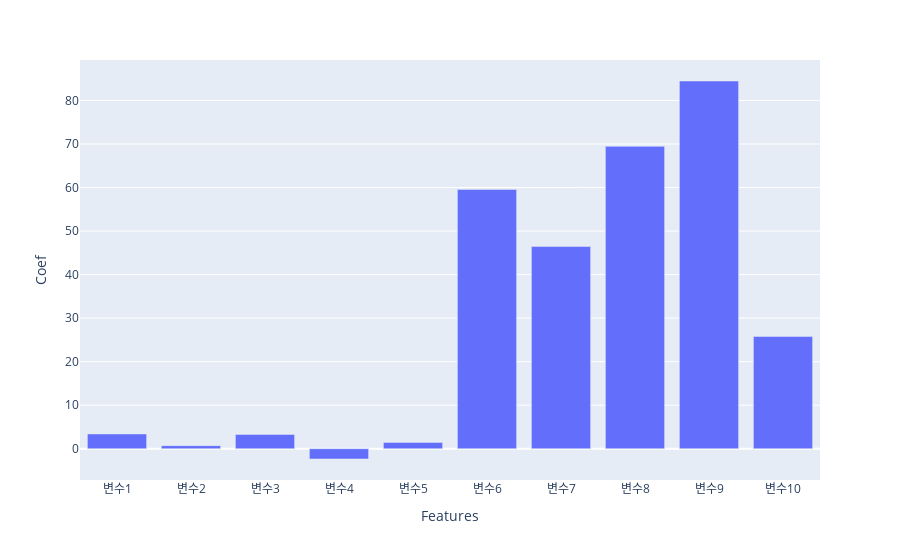

Notebook source saved alongside this figure:
### Code cell
px.bar(ridge_df, x='Features', y='Coef')

### Figure 1 — Plotly figure (JSON) as saved in the notebook; plotly's stock layout.template omitted (floating-point values rounded to 4 significant figures)
{"data": [{"alignmentgroup": "True", "hovertemplate": "Features=%{x}<br>Coef=%{y}<extra></extra>", "legendgroup": "", "marker": {"color": "#636efa", "pattern": {"shape": ""}}, "name": "", "offsetgroup": "", "orientation": "v", "showlegend": false, "textposition": "auto", "type": "bar", "x": ["변수1", "변수2", "변수3", "변수4", "변수5", "변수6", "변수7", "변수8", "변수9", "변수10"], "xaxis": "x", "y": [3.397, 0.7127, 3.283, -2.359, 1.444, 59.56, 46.44, 69.46, 84.47, 25.77], "yaxis": "y"}], "layout": {"barmode": "relative", "legend": {"tracegroupgap": 0}, "margin": {"t": 60}, "xaxis": {"anchor": "y", "domain": [0, 1], "title": {"text": "Features"}}, "yaxis": {"anchor": "x", "domain": [0, 1], "title": {"text": "Coef"}}}}
